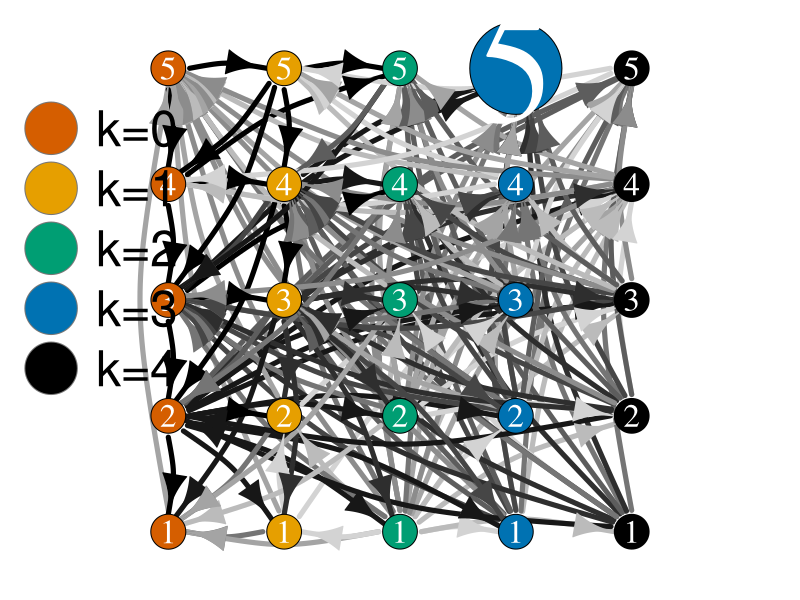

Here is the R script that generated this plot:
library(ggplot2)
library(igraph)
library(ggraph)
library(RColorBrewer)

nodes <- read.csv("ctpnodesB3.txt", header=T, as.is=T)
links <- read.csv("ctpedgesB3.txt", header=T, as.is=T)
links[,3] <- round(links[,3],3) 
links <-links[links["weight"] >1,]

par(mar=c(0,0,0,0))
net <- graph_from_data_frame(d=links, vertices=nodes, directed=T)
strength(net,mode="in")
strength(net,mode="out")

group_color_nodes <-  c("#D55E00","#E69F00","#009E73","#0072B2","#000000")
V(net)$color <- adjustcolor(group_color_nodes[V(net)$k+1],1.0)
V(net)[24]$color <- adjustcolor(group_color_nodes[V(net)[24]$k+1])
V(net)$frame.color <- "#000000"
V(net)$frame <- 5
V(net)$label <- V(net)$b+1
V(net)$label.cex <- 2+ 7.5*V(net)$sd
V(net)$size <- V(net)$sd*25 + 15
V(net)$label.color <- "white"


n_bins<-10
sn_colorrange <- colorRampPalette(c("lightgray","black"))
sn_color <- sn_colorrange(n_bins)

E(net)$color<-sn_color[cut_number(E(net)$weight,n_bins)]
E(net)$width <-5
E(net)$arrow.size <- 2

l1 <- layout_on_grid(net)
l2 <- layout_with_graphopt(net, charge=1.0)
l3<- layout_on_sphere(net)
plot(net, layout=l1, edge.curved=.2)

legend(x=-1.7, y=1.0, c("k=0","k=1", "k=2", "k=3", "k=4"), pch=21,
       col="#777777", pt.bg=adjustcolor(group_color_nodes, alpha=1.0), pt.cex=7, cex=3.0, bty="n", ncol=1)
